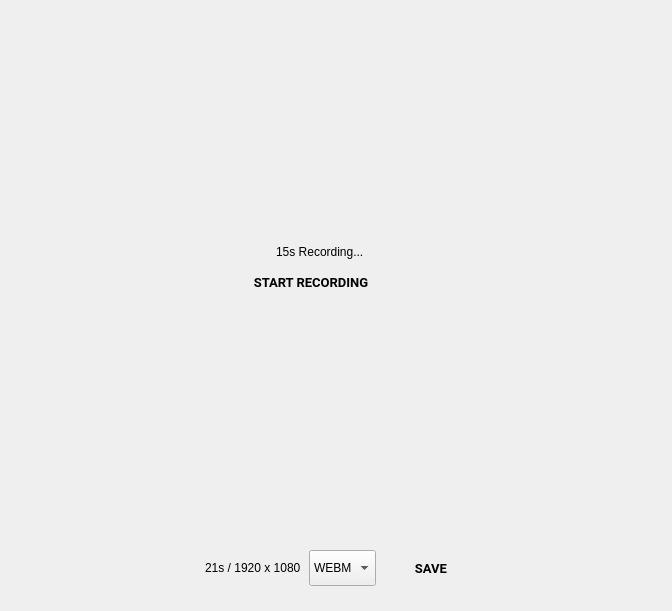
<?xml version="1.0" encoding="UTF-8"?>
<ui version="4.0">
 <class>RecordScreenPage</class>
 <widget class="QWidget" name="RecordScreenPage">
  <property name="geometry">
   <rect>
    <x>0</x>
    <y>0</y>
    <width>672</width>
    <height>611</height>
   </rect>
  </property>
  <property name="windowTitle">
   <string>Form</string>
  </property>
  <widget class="QWidget" name="rec_recordOverlayWidget" native="true">
   <property name="geometry">
    <rect>
     <x>161</x>
     <y>24</y>
     <width>300</width>
     <height>516</height>
    </rect>
   </property>
   <property name="ColorGroup" stdset="0">
    <string>Overlay</string>
   </property>
   <widget class="RaisedMaterialButton" name="rec_recordButton">
    <property name="geometry">
     <rect>
      <x>84</x>
      <y>240</y>
      <width>132</width>
      <height>36</height>
     </rect>
    </property>
    <property name="sizePolicy">
     <sizepolicy hsizetype="Minimum" vsizetype="Fixed">
      <horstretch>0</horstretch>
      <verstretch>0</verstretch>
     </sizepolicy>
    </property>
    <property name="font">
     <font>
      <family>Roboto</family>
      <pointsize>10</pointsize>
      <weight>75</weight>
      <bold>true</bold>
     </font>
    </property>
    <property name="text">
     <string>START RECORDING</string>
    </property>
    <property name="flat">
     <bool>true</bool>
    </property>
    <property name="ColorGroup" stdset="0">
     <string>Tool</string>
    </property>
    <property name="report_metrics" stdset="0">
     <bool>false</bool>
    </property>
   </widget>
   <widget class="QWidget" name="rec_timeElapsedWidget" native="true">
    <property name="geometry">
     <rect>
      <x>0</x>
      <y>218</y>
      <width>300</width>
      <height>20</height>
     </rect>
    </property>
    <property name="styleSheet">
     <string notr="true">background:rgba(0,0,0,0);</string>
    </property>
    <layout class="QGridLayout" name="gridLayout_3">
     <property name="leftMargin">
      <number>0</number>
     </property>
     <property name="topMargin">
      <number>0</number>
     </property>
     <property name="rightMargin">
      <number>0</number>
     </property>
     <property name="bottomMargin">
      <number>0</number>
     </property>
     <property name="horizontalSpacing">
      <number>0</number>
     </property>
     <item row="0" column="0">
      <layout class="QGridLayout" name="gridLayout_2">
       <property name="horizontalSpacing">
        <number>10</number>
       </property>
       <property name="verticalSpacing">
        <number>0</number>
       </property>
       <item row="0" column="1">
        <widget class="QLabel" name="rec_timeElapsedLabel">
         <property name="sizePolicy">
          <sizepolicy hsizetype="Fixed" vsizetype="Preferred">
           <horstretch>0</horstretch>
           <verstretch>0</verstretch>
          </sizepolicy>
         </property>
         <property name="text">
          <string>15s Recording...</string>
         </property>
        </widget>
       </item>
       <item row="0" column="0">
        <widget class="QLabel" name="rec_recordDotLabel">
         <property name="sizePolicy">
          <sizepolicy hsizetype="Fixed" vsizetype="Fixed">
           <horstretch>0</horstretch>
           <verstretch>0</verstretch>
          </sizepolicy>
         </property>
         <property name="maximumSize">
          <size>
           <width>8</width>
           <height>8</height>
          </size>
         </property>
         <property name="text">
          <string/>
         </property>
         <property name="pixmap">
          <pixmap resource="../resources.qrc">:/light/recordCircle</pixmap>
         </property>
         <property name="scaledContents">
          <bool>true</bool>
         </property>
        </widget>
       </item>
      </layout>
     </item>
    </layout>
   </widget>
  </widget>
  <widget class="QWidget" name="widget" native="true">
   <property name="geometry">
    <rect>
     <x>161</x>
     <y>550</y>
     <width>304</width>
     <height>40</height>
    </rect>
   </property>
   <property name="styleSheet">
    <string notr="true"/>
   </property>
   <layout class="QGridLayout" name="gridLayout" rowminimumheight="0">
    <property name="sizeConstraint">
     <enum>QLayout::SetNoConstraint</enum>
    </property>
    <property name="leftMargin">
     <number>0</number>
    </property>
    <property name="topMargin">
     <number>0</number>
    </property>
    <property name="rightMargin">
     <number>4</number>
    </property>
    <property name="bottomMargin">
     <number>4</number>
    </property>
    <property name="horizontalSpacing">
     <number>8</number>
    </property>
    <property name="verticalSpacing">
     <number>0</number>
    </property>
    <item row="0" column="0">
     <widget class="RaisedMaterialButton" name="rec_playStopButton">
      <property name="sizePolicy">
       <sizepolicy hsizetype="Minimum" vsizetype="Expanding">
        <horstretch>0</horstretch>
        <verstretch>0</verstretch>
       </sizepolicy>
      </property>
      <property name="minimumSize">
       <size>
        <width>36</width>
        <height>0</height>
       </size>
      </property>
      <property name="text">
       <string/>
      </property>
      <property name="icon">
       <iconset resource="../resources.qrc">
        <normaloff>:/light/play_arrow</normaloff>:/light/play_arrow</iconset>
      </property>
      <property name="iconSize">
       <size>
        <width>24</width>
        <height>24</height>
       </size>
      </property>
      <property name="flat">
       <bool>true</bool>
      </property>
      <property name="themeIconName" stdset="0">
       <string>play_arrow</string>
      </property>
      <property name="themeIconName_disabled" stdset="0">
       <string>play_arrow_disabled</string>
      </property>
      <property name="ColorGroup" stdset="0">
       <string>Tool</string>
      </property>
      <property name="report_metrics" stdset="0">
       <bool>false</bool>
      </property>
     </widget>
    </item>
    <item row="0" column="2">
     <widget class="QComboBox" name="rec_formatSwitch">
      <property name="sizePolicy">
       <sizepolicy hsizetype="Expanding" vsizetype="Expanding">
        <horstretch>0</horstretch>
        <verstretch>0</verstretch>
       </sizepolicy>
      </property>
      <property name="sizeAdjustPolicy">
       <enum>QComboBox::AdjustToContents</enum>
      </property>
      <property name="report_metrics" stdset="0">
       <bool>false</bool>
      </property>
      <item>
       <property name="text">
        <string>WEBM</string>
       </property>
      </item>
      <item>
       <property name="text">
        <string>GIF</string>
       </property>
      </item>
     </widget>
    </item>
    <item row="0" column="4">
     <widget class="RaisedMaterialButton" name="rec_saveButton">
      <property name="sizePolicy">
       <sizepolicy hsizetype="Fixed" vsizetype="Expanding">
        <horstretch>0</horstretch>
        <verstretch>0</verstretch>
       </sizepolicy>
      </property>
      <property name="minimumSize">
       <size>
        <width>60</width>
        <height>0</height>
       </size>
      </property>
      <property name="font">
       <font>
        <family>Roboto</family>
        <pointsize>10</pointsize>
        <weight>75</weight>
        <bold>true</bold>
       </font>
      </property>
      <property name="text">
       <string>SAVE</string>
      </property>
      <property name="flat">
       <bool>true</bool>
      </property>
      <property name="ColorGroup" stdset="0">
       <string>Tool</string>
      </property>
      <property name="report_metrics" stdset="0">
       <bool>false</bool>
      </property>
     </widget>
    </item>
    <item row="0" column="1">
     <widget class="QLabel" name="rec_timeResLabel">
      <property name="sizePolicy">
       <sizepolicy hsizetype="Minimum" vsizetype="Expanding">
        <horstretch>0</horstretch>
        <verstretch>0</verstretch>
       </sizepolicy>
      </property>
      <property name="text">
       <string>21s / 1920 x 1080</string>
      </property>
     </widget>
    </item>
    <item row="0" column="3">
     <spacer name="horizontalSpacer">
      <property name="orientation">
       <enum>Qt::Horizontal</enum>
      </property>
      <property name="sizeHint" stdset="0">
       <size>
        <width>40</width>
        <height>20</height>
       </size>
      </property>
     </spacer>
    </item>
   </layout>
  </widget>
 </widget>
 <customwidgets>
  <customwidget>
   <class>RaisedMaterialButton</class>
   <extends>QPushButton</extends>
   <header>android/skin/qt/raised-material-button.h</header>
  </customwidget>
 </customwidgets>
 <resources>
  <include location="../resources.qrc"/>
 </resources>
 <connections/>
</ui>
